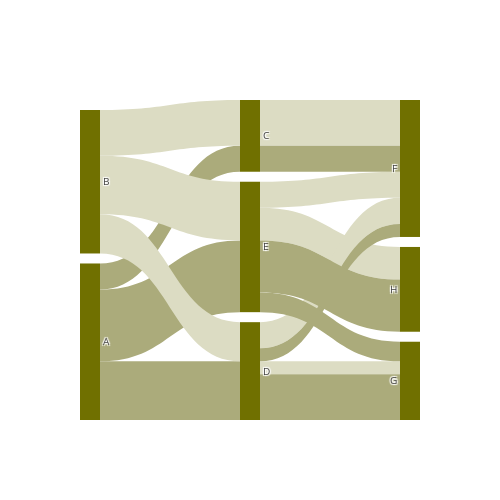

The notebook cell saved with this chart:
### Code cell
# Plot sankey diagram
import plotly.graph_objs as go
from plotly.offline import download_plotlyjs, init_notebook_mode, plot, iplot
init_notebook_mode(connected=True)
df = pd.DataFrame({'var1': ['B', 'A']*9,
                   'var2': ['E', 'E', 'D', 'D', 'C', 'C']*3,
                   'var3': ['H']*6 + ['G']*6 + ['F']*6,
                   'count': [5, 8, 0, 0, 0, 0, 0, 3, 2, 7, 0, 0, 4, 0, 4, 2, 7, 4]})

df_nodes = pd.DataFrame({'Label': list(set(list(df['var1']) + list(df['var2']) + list(df['var3']))),
                         'Color': value_colors[0]})
df_nodes['ID'] = df_nodes.index

df['Color'] = df['var1'].map({'A': value_colors[1], 'B': value_colors[2]})
df_links1 = df.groupby(['var1', 'var2']).agg('sum')['count'].reset_index().rename({'var1': 'Source', 'var2': 'Target', 'count': 'Value'}, axis=1)
df_links1['Color'] = df_links1['Source'].map({'A': value_colors[1], 'B': value_colors[2]})
df_links2 = df[['var2', 'var3', 'count', 'Color']].rename({'var2': 'Source', 'var3': 'Target', 'count': 'Value'}, axis=1).sort_values('Color', ascending=False)
df_links = pd.concat([df_links1, df_links2], ignore_index=True)
df_links['Target'] = df_links['Target'].map(df_nodes.set_index('Label').to_dict()['ID'])
df_links['Source'] = df_links['Source'].map(df_nodes.set_index('Label').to_dict()['ID'])

data_trace = dict(
    type='sankey',
    domain = dict(
      x =  [0,1],
      y =  [0,1]
    ),
    orientation = "h",
    valueformat = ".0f",
    node = dict(
      pad = 10,
    # thickness = 30,
      line = dict(
        color = "black",
        width = 0
      ),
      label =  df_nodes['Label'].dropna(axis=0, how='any'),
      color = df_nodes['Color']
    ),
    link = dict(
      source = df_links['Source'].dropna(axis=0, how='any'),
      target = df_links['Target'].dropna(axis=0, how='any'),
      value = df_links['Value'].dropna(axis=0, how='any'),
      color = df_links['Color'].dropna(axis=0, how='any'),
  )
)

layout = dict(
    height = 500,
    width=500,
    font = dict(
    size = 10),)

fig = dict(data=[data_trace], layout=layout)
iplot(fig, validate=False)

### Figure 1 — Plotly figure (JSON) as saved in the notebook; plotly's stock layout.template omitted (floating-point values rounded to 4 significant figures)
{"data": [{"domain": {"x": [0, 1], "y": [0, 1]}, "link": {"color": ["#ABAB7B", "#ABAB7B", "#ABAB7B", "#DCDCC3", "#DCDCC3", "#DCDCC3", "#DCDCC3", "#DCDCC3", "#DCDCC3", "#DCDCC3", "#DCDCC3", "#DCDCC3", "#DCDCC3", "#DCDCC3", "#DCDCC3", "#ABAB7B", "#ABAB7B", "#ABAB7B", "#ABAB7B", "#ABAB7B", "#ABAB7B", "#ABAB7B", "#ABAB7B", "#ABAB7B"], "source": [3, 3, 3, 0, 0, 0, 5, 5, 7, 6, 6, 5, 7, 7, 6, 7, 5, 7, 6, 5, 5, 6, 7, 6], "target": [6, 7, 5, 6, 7, 5, 1, 2, 1, 2, 1, 4, 2, 4, 4, 2, 2, 4, 4, 1, 4, 1, 1, 2], "value": [4, 9, 11, 7, 6, 9, 5, 4, 0, 7, 0, 0, 4, 2, 0, 2, 0, 7, 0, 8, 3, 0, 0, 4]}, "node": {"color": ["#707000", "#707000", "#707000", "#707000", "#707000", "#707000", "#707000", "#707000"], "label": ["B", "H", "F", "A", "G", "E", "C", "D"], "line": {"color": "black", "width": 0}, "pad": 10}, "orientation": "h", "type": "sankey", "valueformat": ".0f"}], "layout": {"font": {"size": 10}, "height": 500, "width": 500}}
